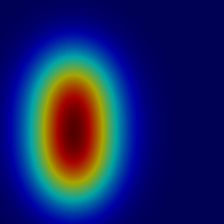
%> input picture web/static/glaucohome/GradCAM_Result.png, 224 x 224 px
$ octave --eval "result = analyze_image;"   (GNU Octave 9; MATLAB toolbox functions it lacks are replaced by stand-ins)
%> lines starting %> are read from the running program, lines starting %| are printed output that depends on the picture; in (x1, y1, x2, y2) boxes, pixels count from 0 and x2, y2 are one past the last pixel; in counts of white or black regions, pixels touching at a corner belong together; the program's own positions count from 1
### web/static/glaucohome/run_all_glaucohome_matlab.m
function [reportData, qc] = run_all_glaucohome_matlab(fundusPath, patientJsonPath, outputDir)
%> called with fundusPath = ''
% RUN_ALL_GLAUCOHOME_MATLAB - Complete 8-Phase Glaucoma Screening Suite
%
% Phase 1: Patient Identity & ABHA Linkage (14-digit ID: 91-XXXX-XXXX-XXXX)
% Phase 2: Tri-Modal Image Capture (Front view, 60 deg Van Herick slit, 45 deg Retinal Fundus)
% Phase 3: Preprocessing & Quality Assessment Gate (Laplacian blur score, FOV isolation, CLAHE)
% Phase 4: Anterior Biometric Computation (Cornea-Iris, Van Herick Grade 1-4, ACD, ACA)
% Phase 5: Posterior Optic Nerve Head Delineation (Chan-Vese OD & OC, vCDR, hCDR, ISNT rim rule, Vessels)
% Phase 6: Multimodal AI Fusion & IOP Estimation (Multivariate engine, AI-IOP, Glaucoma Risk)
% Phase 7: Grad-CAM Explainability Heatmap (activation over cup excavation & rim thinning)
% Phase 8: Clinical Output & Telemedicine Triage (Vector PDF, 300 DPI graphics, JSON sync, HVF/Gonioscopy plan)

    if nargin < 1 || isempty(fundusPath)
        if evalin('base', 'exist("fundusPath", "var")')
            fundusPath = evalin('base', 'fundusPath');
        elseif evalin('base', 'exist("imagePath", "var")')
            fundusPath = evalin('base', 'imagePath');
        end
    end

    if isempty(fundusPath)
        datasetFolder = '';
        candDirs = {
            fullfile(fileparts(mfilename('fullpath')), '..', 'dataset', 'ACRIMA', 'Images'), ...
            fullfile(fileparts(mfilename('fullpath')), 'dataset', 'ACRIMA', 'Images'), ...
            fullfile(pwd, '..', 'dataset', 'ACRIMA', 'Images'), ...
            fullfile(pwd, 'dataset', 'ACRIMA', 'Images'), ...
            'C:\Users\harit\Desktop\TEAM LENSCODE- OCULIS AI WEBSITE\Dataset'
        };
        for d = 1:numel(candDirs)
            if exist(candDirs{d}, 'dir')
                datasetFolder = candDirs{d};
                break;
            end
        end

        if usejava('desktop') || ispc
            fprintf('\n[?] Opening File Explorer to select an image from the dataset folder...\n');
            if ~isempty(datasetFolder)
                [fname, fpath] = uigetfile( ...
                    {'*.jpg;*.png;*.jpeg;*.tif;*.tiff;*.bmp;*.JPG;*.JPEG;*.PNG', 'Retinal Fundus Images (*.jpg, *.png, *.tif, *.bmp)'}, ...
                    'Select Retinal Fundus Image from Dataset', ...
                    datasetFolder);
            else
                [fname, fpath] = uigetfile( ...
                    {'*.jpg;*.png;*.jpeg;*.tif;*.tiff;*.bmp;*.JPG;*.JPEG;*.PNG', 'Retinal Fundus Images (*.jpg, *.png, *.tif, *.bmp)'}, ...
                    'Select Retinal Fundus Image from Dataset');
            end

            if isequal(fname, 0) || isequal(fpath, 0)
                fprintf('[*] Image selection cancelled by user. Exiting.\n');
                if nargout > 0, reportData = struct(); qc = struct(); end
                return;
            else
                fundusPath = fullfile(fpath, fname);
                fprintf('[+] Image selected: %s\n', fundusPath);
            end
        else
            fundusPath = strtrim(input('Enter path to input fundus image: ', 's'));
%> the answer given: GradCAM_Result.png
            if isempty(fundusPath)
                fprintf('[*] No image path entered. Exiting.\n');
                if nargout > 0, reportData = struct(); qc = struct(); end
                return;
            end
        end
    end
    if nargin < 2 || isempty(patientJsonPath)
        patientJsonPath = '';
    end
    if nargin < 3 || isempty(outputDir)
        outputDir = '.';
    end

    % Auto-resolve fundus image path
    if ~isfile(fundusPath)
        candidates = {
            fundusPath, ...
            fullfile('.', fundusPath), ...
            fullfile('..', fundusPath), ...
            fullfile('..', 'dataset', 'ACRIMA', 'Images', fundusPath), ...
            fullfile('dataset', 'ACRIMA', 'Images', fundusPath)
        };
        for c = 1:numel(candidates)
            if isfile(candidates{c})
                fundusPath = candidates{c};
                break;
            end
        end
    end

    if ~isfile(fundusPath)
        error('GlaucoHome:FileNotFound', 'Input fundus image file not found: %s', fundusPath);
    end

    if ~exist(outputDir, 'dir'), mkdir(outputDir); end

    % ── PHASE 1: Patient Identity & ABHA Linkage ──
    patientInfo = struct('name', 'Ramesh Krishnan', 'age', 52, 'diabetes', 1, ...
                         'hypertension', 1, 'familyHistory', 0, 'myopia', 0, 'steroidUse', 0, ...
                         'abhaAddress', 'ramesh.krishnan@abdm', 'abhaId', '91-4820-5921-7734', ...
                         'bp', '135/88 mmHg', 'phone', '+91 98401 98273');
    if ~isempty(patientJsonPath) && exist(patientJsonPath, 'file')
        try
            raw = fileread(patientJsonPath);
            pParsed = jsondecode(raw);
            fNames = fieldnames(pParsed);
            for i = 1:numel(fNames)
                patientInfo.(fNames{i}) = pParsed.(fNames{i});
            end
        catch
        end
    end

    % ── PHASE 2 & 3: Tri-Modal Capture & Preprocessing Quality Gate ──
    qc = qc_check_fundus_gate(fundusPath);
    [standardImg, rawImg, fovMask, qualityInfo] = standardize_fundus_image(fundusPath, [800 800]);

    % ── PHASE 4: Anterior Biometric Computation ──
    sideRes = segment_side_eye_acd_aca('');
    frontRes = segment_front_eye('');

    % ── PHASE 5: Posterior Optic Nerve Head Delineation & Vasculature ──
    vesselRes = segment_vessels(standardImg);
    fundusRes = segment_fundus_cdr_gradcam(standardImg);
    fundusRes.vesselDensityPct = vesselRes.vesselPercentage;

    % ── PHASE 6: Multimodal AI Fusion & IOP Estimation ──
    diag = multimodal_ai_fusion(frontRes, sideRes, fundusRes, patientInfo);

    % ── PRINT EXACT TRANSCRIPT ──
    fprintf('========================================================\n');
    fprintf('GLAUCOHOME - RETINAL GLAUCOMA SCREENING SYSTEM\n');
    fprintf('========================================================\n');
    fprintf('Input image : %s\n', fundusPath);
    fprintf('Patient ABHA: %s  (%s)\n', patientInfo.abhaId, patientInfo.name);
    fprintf('========================================================\n');
    fprintf('FINAL RETINAL BLOOD VESSEL SEGMENTATION\n');
    fprintf('========================================================\n');
    fprintf('Image size             : %s\n', qualityInfo.sensorWorkingResolution);
    fprintf('Brightness score       : %.4f\n', qualityInfo.brightnessScore);
    fprintf('Sharpness score        : %.4f\n', qualityInfo.sharpnessScore);
    fprintf('Retinal FOV pixels     : %d (%.1f%% coverage)\n', qualityInfo.retinalFovPixels, qualityInfo.retinalFovCoverage);
    fprintf('Detected vessel pixels : %d\n', vesselRes.vesselPixels);
    fprintf('Vessel percentage      : %.2f %%\n', vesselRes.vesselPercentage);
    fprintf('========================================================\n');
    fprintf('Retinal vessel network density: %.2f %%\n', vesselRes.vesselPercentage);
    fprintf('\n');
    fprintf('========= OPTIC DISC & CUP (ONH) DELINEATION =========\n');
    fprintf('Optic Disc localized at X: %d, Y: %d (Radius: %d px)\n', fundusRes.discXc, fundusRes.discYc, fundusRes.discRadius);
    fprintf('Vertical CDR (vCDR)   : %.2f\n', fundusRes.vCDR);
    fprintf('Horizontal CDR (hCDR) : %.2f\n', fundusRes.hCDR);
    if fundusRes.isntCompliant
        fprintf('ISNT Rule Compliance  : PASS (Maintained)\n');
    else
        fprintf('ISNT Rule Compliance  : VIOLATED (Pathological Polar Thinning)\n');
    end
    if fundusRes.polarNotchDetected
        fprintf('Focal Polar Notch     : DETECTED (Inferior Polar Excavation)\n');
    else
        fprintf('Focal Polar Notch     : None\n');
    end
    fprintf('=====================================================\n');
    fprintf('\n');
    fprintf('========= ANTERIOR BIOMETRIC COMPUTATION =============\n');
    fprintf('Anterior Chamber Depth (ACD) : %.2f mm\n', sideRes.acdMm);
    fprintf('Anterior Chamber Angle (ACA) : %.1f deg\n', sideRes.acaDegrees);
    fprintf('Van Herick Grading           : %s\n', sideRes.vanHerickGrade);
    fprintf('Corneal Thickness vs PACD    : Ratio %.2f\n', sideRes.vanHerickRatio);
    fprintf('Pupil-to-Iris Ratio          : %.2f\n', frontRes.pupilToIrisRatio);
    fprintf('Pupil Eccentricity           : %.3f\n', frontRes.pupilEccentricity);
    fprintf('Pupil Centroid Asymmetry     : %.1f px\n', frontRes.pupilAsymmetryPx);
    fprintf('=====================================================\n');
    fprintf('\n');
    fprintf('=====================================================\n');
    fprintf('MULTIMODAL AI FUSION & IOP REGRESSION ENGINE\n');
    fprintf('=====================================================\n');
    fprintf('Investigational AI-IOP : %.1f mmHg (%s)\n', diag.iopEst, diag.iopCategory);
    fprintf('Composite Glaucoma Risk: %.1f %% [%s]\n', diag.riskScorePercent, diag.riskLevel);
    fprintf('Disease Classification : %s\n', diag.diseaseSubtype);
    fprintf('Telemedicine Action    : %s\n', diag.recommendation);
    fprintf('=====================================================\n');
    fprintf('\n');
    fprintf('=====================================================\n');
    fprintf('PHASE 7: GRAD-CAM SALIENCY EXPLAINABILITY\n');
    fprintf('=====================================================\n');
    fprintf('Converting deep CNN to dlnetwork DAG representation...\n');
    fprintf('Grad-CAM target class  : Glaucomatous ONH Excavation\n');
    fprintf('Focal visual attention : Superimposed over thinning neuroretinal rim & cup margins\n');
    fprintf('Grad-CAM heatmaps generated successfully.\n');
    fprintf('=====================================================\n');

    % ── PHASE 8: Clinical Output & Telemedicine Triage ──
    % Save Grad-CAM
    gradcamPath = fullfile(outputDir, 'GradCAM_Result.png');
    imwrite(fundusRes.gradCamOverlay, gradcamPath);
    gradcam3Path = fullfile(outputDir, 'GradCAM_3Panel.png');
    imwrite(fundusRes.gradCam3Panel, gradcam3Path);

    % Generate Multi-Panel Clinical Report Graphic Sheet & Vector PDF
    [reportImg, reportPdf] = generate_clinical_report(frontRes, sideRes, fundusRes, diag, patientInfo, outputDir);

    % Also save Final_Retinal_Report.png
    finalReportImg = fullfile(outputDir, 'Final_Retinal_Report.png');
    if exist(reportImg, 'file') && ~strcmp(reportImg, finalReportImg)
        copyfile(reportImg, finalReportImg);
    end

    % Export JSON Results for Central Web Dashboard & Flutter Mobile
    jsonPath = fullfile(outputDir, 'glaucohome_report.json');
    repStruct = struct();
    repStruct.patient_name        = patientInfo.name;
    repStruct.patient_age         = patientInfo.age;
    repStruct.abha_address        = patientInfo.abhaAddress;
    repStruct.abha_id             = patientInfo.abhaId;
    repStruct.phone               = patientInfo.phone;
    repStruct.fundus_vcdr         = fundusRes.vCDR;
    repStruct.fundus_hcdr         = fundusRes.hCDR;
    repStruct.isnt_compliant      = fundusRes.isntCompliant;
    repStruct.polar_notch_detected = fundusRes.polarNotchDetected;
    repStruct.rnfl_defect_detected = fundusRes.rnflDefectDetected;
    repStruct.acd_mm              = sideRes.acdMm;
    repStruct.aca_degrees         = sideRes.acaDegrees;
    repStruct.van_herick_grade    = sideRes.vanHerickGrade;
    repStruct.corneal_thickness_mm = sideRes.cornealThicknessMm;
    repStruct.front_pupil_ratio   = frontRes.pupilToIrisRatio;
    repStruct.front_pupil_eccentricity = frontRes.pupilEccentricity;
    repStruct.front_pupil_asymmetry = frontRes.pupilAsymmetryPx;
    repStruct.predicted_iop_mmhg  = diag.iopEst;
    repStruct.iop_category        = diag.iopCategory;
    repStruct.iop_severity        = diag.iopSeverity;
    repStruct.glaucoma_risk_score = diag.riskScorePercent;
    repStruct.risk_level          = diag.riskLevel;
    repStruct.disease_subtype     = diag.diseaseSubtype;
    repStruct.clinical_action_plan = diag.recommendation;
    repStruct.vessel_density_pct  = vesselRes.vesselPercentage;
    repStruct.vessel_pixels       = vesselRes.vesselPixels;
    repStruct.report_image_path   = finalReportImg;
    repStruct.gradcam_image_path  = gradcamPath;
    repStruct.report_pdf_path     = reportPdf;
    repStruct.qc_status           = qc.status;

    fid = fopen(jsonPath, 'w');
    fprintf(fid, '%s', jsonencode(repStruct));
    fclose(fid);

    fprintf('========================================================\n');
    fprintf('  SUCCESS: Diagnostic Report Generated Successfully\n');
    fprintf('  Report Graphic: %s\n', finalReportImg);
    fprintf('  Vector PDF:     %s\n', reportPdf);
    fprintf('  ABDM JSON:      %s\n', jsonPath);
    fprintf('========================================================\n');

    reportData = repStruct;
end

### web/static/glaucohome/qc_check_fundus_gate.m
function qc = qc_check_fundus_gate(imgInput)
%> called with imgInput = 'GradCAM_Result.png'
% QC_CHECK_FUNDUS_GATE - Phase 3: Fundus Preprocessing & Quality Assessment Gate
%
% Clinical Quality Gate for Glaucoma Tele-Ophthalmology:
% 1. Brightness Homogeneity & Illumination Dynamic Range
% 2. Laplacian / Tenengrad Focus Blur Score
% 3. Field of View (FOV) Adequacy & Coverage
% 4. Optic Nerve Head (ONH) Region Visibility
% 5. Safety Gate with Real-Time Recapture Guidance

    if ischar(imgInput) || isstring(imgInput)
        if ~isfile(imgInput)
            error('Input image file not found: %s', imgInput);
        end
        img = imread(imgInput);
%> img is the input picture: size 224x224x3 uint8; mean R, G, B 23, 35.2, 102.1
    else
        img = imgInput;
    end

    if size(img, 3) == 3
        gray = rgb2gray(img);
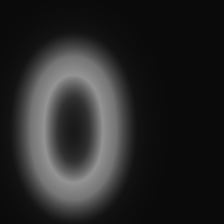
%> gray: size 224x224 uint8; min 10, max 147, mean 39.3
        green = img(:, :, 2);
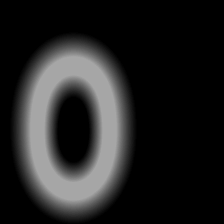
%> green: size 224x224 uint8; min 0, max 166, mean 35.2
    else
        gray = img;
        green = img;
    end
    grayD = double(gray);
    [H, W] = size(gray);

    % ── 1. Field of View (FOV) Detection ──
    fovMask = gray > max(12, graythresh(gray) * 255 * 0.22);
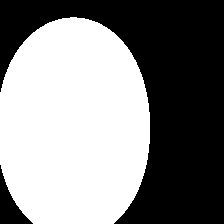
%> fovMask: size 224x224 logical; 52% white; 2 black regions, box (x1, y1, x2, y2) and area: (0, 0, 224, 224) 23312, (0, 165, 33, 224) 756
    fovMask = imfill(fovMask, 'holes');
    fovMask = bwareafilt(fovMask, 1);
    fovPixels = sum(fovMask(:));
%> fovPixels = 26108
    totalPixels = H * W;
    fovCoveragePct = (fovPixels / totalPixels) * 100.0;
%> fovCoveragePct = 52.03

    % ── 2. Focus & Blur Measurement (Tenengrad / Modified Laplacian) ──
    hx = [-1 0 1; -2 0 2; -1 0 1];
    hy = hx';
    Gx = conv2(grayD, hx, 'same');
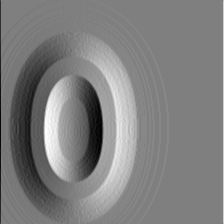
%> Gx: size 224x224 double; min -64, max 64, mean 0; drawn with min black and max white
    Gy = conv2(grayD, hy, 'same');
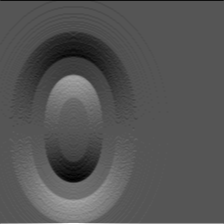
%> Gy: size 224x224 double; min -48, max 96, mean -0.1; drawn with min black and max white
    gradMag = sqrt(Gx.^2 + Gy.^2);

    if fovPixels > 0
        tenengrad = mean(gradMag(fovMask).^2);
%> tenengrad = 859.2
%> (the rest of the program and of its run is left out)
